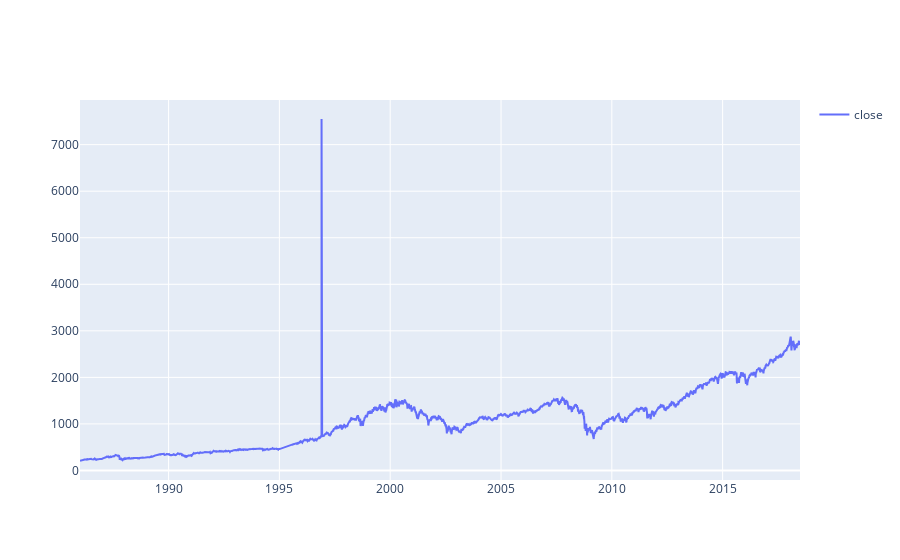

Write notebook code for a chart like this one.
### Code cell
fig = go.Figure()
fig.add_trace(go.Scatter(x=df.date, y=df.close,
                    mode='lines',
                    name='close'))
fig.update_layout(showlegend=True)
fig.show()

### Figure 1 — Plotly figure (JSON) as saved in the notebook; plotly's stock layout.template omitted (floating-point values rounded to 4 significant figures; data arrays with more than 128 entries replaced by an {"elided": "..."} marker saying what was removed)
{"data": [{"mode": "lines", "name": "close", "type": "scatter", "x": {"elided": "8192 str values"}, "y": {"elided": "8192 float values"}}], "layout": {"showlegend": true}}
